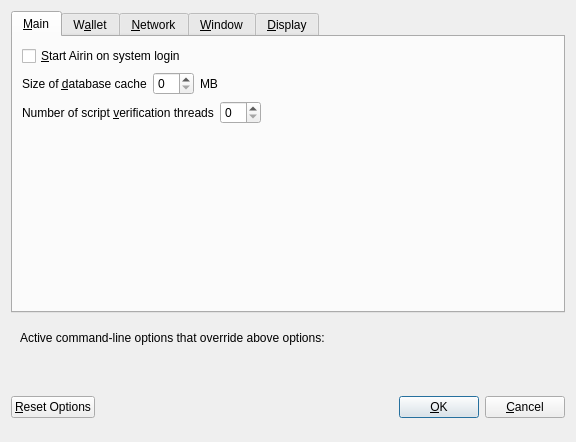
<?xml version="1.0" encoding="UTF-8"?>
<ui version="4.0">
 <class>OptionsDialog</class>
 <widget class="QDialog" name="OptionsDialog">
  <property name="geometry">
   <rect>
    <x>0</x>
    <y>0</y>
    <width>576</width>
    <height>442</height>
   </rect>
  </property>
  <property name="windowTitle">
   <string>Options</string>
  </property>
  <property name="modal">
   <bool>true</bool>
  </property>
  <layout class="QVBoxLayout" name="verticalLayout">
   <item>
    <widget class="QTabWidget" name="tabWidget">
     <property name="currentIndex">
      <number>0</number>
     </property>
     <widget class="QWidget" name="tabMain">
      <attribute name="title">
       <string>&amp;Main</string>
      </attribute>
      <layout class="QVBoxLayout" name="verticalLayout_Main">
       <item>
        <widget class="QCheckBox" name="bitcoinAtStartup">
         <property name="toolTip">
          <string>Automatically start Airin after logging in to the system.</string>
         </property>
         <property name="text">
          <string>&amp;Start Airin on system login</string>
         </property>
        </widget>
       </item>
       <item>
        <layout class="QHBoxLayout" name="horizontalLayout_2_Main">
         <item>
          <widget class="QLabel" name="databaseCacheLabel">
           <property name="text">
            <string>Size of &amp;database cache</string>
           </property>
           <property name="textFormat">
            <enum>Qt::PlainText</enum>
           </property>
           <property name="buddy">
            <cstring>databaseCache</cstring>
           </property>
          </widget>
         </item>
         <item>
          <widget class="QSpinBox" name="databaseCache"/>
         </item>
         <item>
          <widget class="QLabel" name="databaseCacheUnitLabel">
           <property name="text">
            <string>MB</string>
           </property>
           <property name="textFormat">
            <enum>Qt::PlainText</enum>
           </property>
          </widget>
         </item>
         <item>
          <spacer name="horizontalSpacer_2_Main">
           <property name="orientation">
            <enum>Qt::Horizontal</enum>
           </property>
           <property name="sizeHint" stdset="0">
            <size>
             <width>40</width>
             <height>20</height>
            </size>
           </property>
          </spacer>
         </item>
        </layout>
       </item>
       <item>
        <layout class="QHBoxLayout" name="horizontalLayout_3_Main">
         <item>
          <widget class="QLabel" name="threadsScriptVerifLabel">
           <property name="text">
            <string>Number of script &amp;verification threads</string>
           </property>
           <property name="textFormat">
            <enum>Qt::PlainText</enum>
           </property>
           <property name="buddy">
            <cstring>threadsScriptVerif</cstring>
           </property>
          </widget>
         </item>
         <item>
          <widget class="QSpinBox" name="threadsScriptVerif">
           <property name="toolTip">
            <string>(0 = auto, &lt;0 = leave that many cores free)</string>
           </property>
          </widget>
         </item>
         <item>
          <spacer name="horizontalSpacer_3_Main">
           <property name="orientation">
            <enum>Qt::Horizontal</enum>
           </property>
           <property name="sizeHint" stdset="0">
            <size>
             <width>40</width>
             <height>20</height>
            </size>
           </property>
          </spacer>
         </item>
        </layout>
       </item>
       <item>
        <spacer name="verticalSpacer_2">
         <property name="orientation">
          <enum>Qt::Vertical</enum>
         </property>
         <property name="sizeHint" stdset="0">
          <size>
           <width>20</width>
           <height>40</height>
          </size>
         </property>
        </spacer>
       </item>
      </layout>
     </widget>
     <widget class="QWidget" name="tabWallet">
      <attribute name="title">
       <string>W&amp;allet</string>
      </attribute>
      <layout class="QVBoxLayout" name="verticalLayout_Wallet">
       <item>
        <layout class="QHBoxLayout" name="horizontalLayout_2_Wallet">
         <item>
          <widget class="QLabel" name="labelStakeSplitThresholdText">
           <property name="text">
            <string>Stake split threshold:</string>
           </property>
          </widget>
         </item>
         <item>
          <widget class="QSpinBox" name="spinBoxStakeSplitThreshold">
           <property name="minimum">
            <number>1</number>
           </property>
           <property name="maximum">
            <number>999999</number>
           </property>
          </widget>
         </item>
        </layout>
       </item>
       <item>
        <widget class="QGroupBox" name="groupBox">
         <property name="title">
          <string>Expert</string>
         </property>
         <layout class="QVBoxLayout" name="verticalLayout_2">
          <item>
           <widget class="QCheckBox" name="coinControlFeatures">
            <property name="toolTip">
             <string>Whether to show coin control features or not.</string>
            </property>
            <property name="text">
             <string>Enable coin &amp;control features</string>
            </property>
           </widget>
          </item>
          <item>
           <widget class="QCheckBox" name="showMasternodesTab">
            <property name="toolTip">
             <string>Show additional tab listing all your masternodes in first sub-tab&lt;br/&gt;and all masternodes on the network in second sub-tab.</string>
            </property>
            <property name="text">
             <string>Show Masternodes Tab</string>
            </property>
           </widget>
          </item>
          <item>
           <widget class="QCheckBox" name="spendZeroConfChange">
            <property name="toolTip">
             <string>If you disable the spending of unconfirmed change, the change from a transaction&lt;br/&gt;cannot be used until that transaction has at least one confirmation.&lt;br/&gt;This also affects how your balance is computed.</string>
            </property>
            <property name="text">
             <string>&amp;Spend unconfirmed change</string>
            </property>
           </widget>
          </item>
         </layout>
        </widget>
       </item>
       <item>
        <spacer name="verticalSpacer_Wallet">
         <property name="orientation">
          <enum>Qt::Vertical</enum>
         </property>
         <property name="sizeHint" stdset="0">
          <size>
           <width>20</width>
           <height>40</height>
          </size>
         </property>
        </spacer>
       </item>
      </layout>
     </widget>
     <widget class="QWidget" name="tabNetwork">
      <attribute name="title">
       <string>&amp;Network</string>
      </attribute>
      <layout class="QVBoxLayout" name="verticalLayout_Network">
       <item>
        <widget class="QCheckBox" name="mapPortUpnp">
         <property name="toolTip">
          <string>Automatically open the Airin client port on the router. This only works when your router supports UPnP and it is enabled.</string>
         </property>
         <property name="text">
          <string>Map port using &amp;UPnP</string>
         </property>
        </widget>
       </item>
       <item>
        <widget class="QCheckBox" name="allowIncoming">
         <property name="toolTip">
          <string>Accept connections from outside</string>
         </property>
         <property name="text">
          <string>Allow incoming connections</string>
         </property>
        </widget>
       </item>
       <item>
        <widget class="QCheckBox" name="connectSocks">
         <property name="toolTip">
          <string>Connect to the Airin network through a SOCKS5 proxy.</string>
         </property>
         <property name="text">
          <string>&amp;Connect through SOCKS5 proxy (default proxy):</string>
         </property>
        </widget>
       </item>
       <item>
        <layout class="QHBoxLayout" name="horizontalLayout_1_Network">
         <item>
          <widget class="QLabel" name="proxyIpLabel">
           <property name="text">
            <string>Proxy &amp;IP:</string>
           </property>
           <property name="textFormat">
            <enum>Qt::PlainText</enum>
           </property>
           <property name="buddy">
            <cstring>proxyIp</cstring>
           </property>
          </widget>
         </item>
         <item>
          <widget class="QValidatedLineEdit" name="proxyIp">
           <property name="minimumSize">
            <size>
             <width>140</width>
             <height>0</height>
            </size>
           </property>
           <property name="maximumSize">
            <size>
             <width>140</width>
             <height>16777215</height>
            </size>
           </property>
           <property name="toolTip">
            <string>IP address of the proxy (e.g. IPv4: 127.0.0.1 / IPv6: ::1)</string>
           </property>
          </widget>
         </item>
         <item>
          <widget class="QLabel" name="proxyPortLabel">
           <property name="text">
            <string>&amp;Port:</string>
           </property>
           <property name="textFormat">
            <enum>Qt::PlainText</enum>
           </property>
           <property name="buddy">
            <cstring>proxyPort</cstring>
           </property>
          </widget>
         </item>
         <item>
          <widget class="QLineEdit" name="proxyPort">
           <property name="minimumSize">
            <size>
             <width>55</width>
             <height>0</height>
            </size>
           </property>
           <property name="maximumSize">
            <size>
             <width>55</width>
             <height>16777215</height>
            </size>
           </property>
           <property name="toolTip">
            <string>Port of the proxy (e.g. 9050)</string>
           </property>
          </widget>
         </item>
         <item>
          <spacer name="horizontalSpacer_1_Network">
           <property name="orientation">
            <enum>Qt::Horizontal</enum>
           </property>
           <property name="sizeHint" stdset="0">
            <size>
             <width>40</width>
             <height>20</height>
            </size>
           </property>
          </spacer>
         </item>
        </layout>
       </item>
       <item>
        <spacer name="verticalSpacer_Network">
         <property name="orientation">
          <enum>Qt::Vertical</enum>
         </property>
         <property name="sizeHint" stdset="0">
          <size>
           <width>20</width>
           <height>40</height>
          </size>
         </property>
        </spacer>
       </item>
      </layout>
     </widget>
     <widget class="QWidget" name="tabWindow">
      <attribute name="title">
       <string>&amp;Window</string>
      </attribute>
      <layout class="QVBoxLayout" name="verticalLayout_Window">
       <item>
        <widget class="QCheckBox" name="minimizeToTray">
         <property name="toolTip">
          <string>Show only a tray icon after minimizing the window.</string>
         </property>
         <property name="text">
          <string>&amp;Minimize to the tray instead of the taskbar</string>
         </property>
        </widget>
       </item>
       <item>
        <widget class="QCheckBox" name="minimizeOnClose">
         <property name="toolTip">
          <string>Minimize instead of exit the application when the window is closed. When this option is enabled, the application will be closed only after selecting Quit in the menu.</string>
         </property>
         <property name="text">
          <string>M&amp;inimize on close</string>
         </property>
        </widget>
       </item>
       <item>
        <spacer name="verticalSpacer_Window">
         <property name="orientation">
          <enum>Qt::Vertical</enum>
         </property>
         <property name="sizeHint" stdset="0">
          <size>
           <width>20</width>
           <height>40</height>
          </size>
         </property>
        </spacer>
       </item>
      </layout>
     </widget>
     <widget class="QWidget" name="tabDisplay">
      <attribute name="title">
       <string>&amp;Display</string>
      </attribute>
      <layout class="QVBoxLayout" name="verticalLayout_Display">
       <item>
        <layout class="QHBoxLayout" name="horizontalLayout_1_Display">
         <item>
          <widget class="QLabel" name="langLabel">
           <property name="text">
            <string>User Interface &amp;language:</string>
           </property>
           <property name="textFormat">
            <enum>Qt::PlainText</enum>
           </property>
           <property name="buddy">
            <cstring>lang</cstring>
           </property>
          </widget>
         </item>
         <item>
          <widget class="QValueComboBox" name="lang">
           <property name="toolTip">
            <string>The user interface language can be set here. This setting will take effect after restarting Airin.</string>
           </property>
          </widget>
         </item>
        </layout>
       </item>
       <item>
        <widget class="Line" name="line">
         <property name="orientation">
          <enum>Qt::Horizontal</enum>
         </property>
        </widget>
       </item>
       <item>
        <layout class="QHBoxLayout" name="horizontalLayout_2_Display">
         <item>
          <widget class="QLabel" name="unitLabel">
           <property name="text">
            <string>&amp;Unit to show amounts in:</string>
           </property>
           <property name="textFormat">
            <enum>Qt::PlainText</enum>
           </property>
           <property name="buddy">
            <cstring>unit</cstring>
           </property>
          </widget>
         </item>
         <item>
          <widget class="QValueComboBox" name="unit">
           <property name="toolTip">
            <string>Choose the default subdivision unit to show in the interface and when sending coins.</string>
           </property>
          </widget>
         </item>
        </layout>
       </item>
       <item>
        <layout class="QHBoxLayout" name="horizontalLayout_5_Display">
         <item>
          <widget class="QLabel" name="digitsLabel">
           <property name="text">
            <string>Decimal digits</string>
           </property>
          </widget>
         </item>
         <item>
          <widget class="QValueComboBox" name="digits"/>
         </item>
        </layout>
       </item>
       <item>
        <layout class="QHBoxLayout" name="horizontalLayout_3_Display">
         <item>
          <widget class="QLabel" name="thirdPartyTxUrlsLabel">
           <property name="toolTip">
            <string>Third party URLs (e.g. a block explorer) that appear in the transactions tab as context menu items. %s in the URL is replaced by transaction hash. Multiple URLs are separated by vertical bar |.</string>
           </property>
           <property name="text">
            <string>Third party transaction URLs</string>
           </property>
           <property name="buddy">
            <cstring>thirdPartyTxUrls</cstring>
           </property>
          </widget>
         </item>
         <item>
          <widget class="QLineEdit" name="thirdPartyTxUrls">
           <property name="toolTip">
            <string>Third party URLs (e.g. a block explorer) that appear in the transactions tab as context menu items. %s in the URL is replaced by transaction hash. Multiple URLs are separated by vertical bar |.</string>
           </property>
          </widget>
         </item>
        </layout>
       </item>
       <item>
        <spacer name="verticalSpacer">
         <property name="orientation">
          <enum>Qt::Vertical</enum>
         </property>
         <property name="sizeHint" stdset="0">
          <size>
           <width>20</width>
           <height>40</height>
          </size>
         </property>
        </spacer>
       </item>
      </layout>
     </widget>
    </widget>
   </item>
   <item>
    <widget class="QFrame" name="frame">
     <layout class="QVBoxLayout" name="verticalLayout_Bottom">
      <item>
       <layout class="QHBoxLayout" name="horizontalLayout_Bottom">
        <item>
         <widget class="QLabel" name="overriddenByCommandLineInfoLabel">
          <property name="text">
           <string>Active command-line options that override above options:</string>
          </property>
          <property name="textFormat">
           <enum>Qt::PlainText</enum>
          </property>
         </widget>
        </item>
        <item>
         <spacer name="horizontalSpacer_Bottom">
          <property name="orientation">
           <enum>Qt::Horizontal</enum>
          </property>
          <property name="sizeHint" stdset="0">
           <size>
            <width>40</width>
            <height>20</height>
           </size>
          </property>
         </spacer>
        </item>
       </layout>
      </item>
      <item>
       <widget class="QLabel" name="overriddenByCommandLineLabel">
        <property name="text">
         <string/>
        </property>
        <property name="textFormat">
         <enum>Qt::PlainText</enum>
        </property>
        <property name="wordWrap">
         <bool>true</bool>
        </property>
       </widget>
      </item>
     </layout>
    </widget>
   </item>
   <item>
    <layout class="QHBoxLayout" name="horizontalLayout_Buttons">
     <item>
      <widget class="QPushButton" name="resetButton">
       <property name="toolTip">
        <string>Reset all client options to default.</string>
       </property>
       <property name="text">
        <string>&amp;Reset Options</string>
       </property>
       <property name="autoDefault">
        <bool>false</bool>
       </property>
      </widget>
     </item>
     <item>
      <spacer name="horizontalSpacer_1">
       <property name="orientation">
        <enum>Qt::Horizontal</enum>
       </property>
       <property name="sizeHint" stdset="0">
        <size>
         <width>40</width>
         <height>48</height>
        </size>
       </property>
      </spacer>
     </item>
     <item>
      <widget class="QLabel" name="statusLabel">
       <property name="minimumSize">
        <size>
         <width>200</width>
         <height>0</height>
        </size>
       </property>
       <property name="font">
        <font>
         <weight>75</weight>
         <bold>true</bold>
        </font>
       </property>
       <property name="text">
        <string/>
       </property>
       <property name="textFormat">
        <enum>Qt::PlainText</enum>
       </property>
       <property name="wordWrap">
        <bool>true</bool>
       </property>
      </widget>
     </item>
     <item>
      <spacer name="horizontalSpacer_2">
       <property name="orientation">
        <enum>Qt::Horizontal</enum>
       </property>
       <property name="sizeHint" stdset="0">
        <size>
         <width>40</width>
         <height>48</height>
        </size>
       </property>
      </spacer>
     </item>
     <item>
      <widget class="QPushButton" name="okButton">
       <property name="text">
        <string>&amp;OK</string>
       </property>
       <property name="autoDefault">
        <bool>false</bool>
       </property>
       <property name="default">
        <bool>true</bool>
       </property>
      </widget>
     </item>
     <item>
      <widget class="QPushButton" name="cancelButton">
       <property name="text">
        <string>&amp;Cancel</string>
       </property>
       <property name="autoDefault">
        <bool>false</bool>
       </property>
      </widget>
     </item>
    </layout>
   </item>
  </layout>
 </widget>
 <customwidgets>
  <customwidget>
   <class>QValidatedLineEdit</class>
   <extends>QLineEdit</extends>
   <header>qvalidatedlineedit.h</header>
  </customwidget>
  <customwidget>
   <class>QValueComboBox</class>
   <extends>QComboBox</extends>
   <header>qvaluecombobox.h</header>
  </customwidget>
 </customwidgets>
 <resources/>
 <connections/>
</ui>
